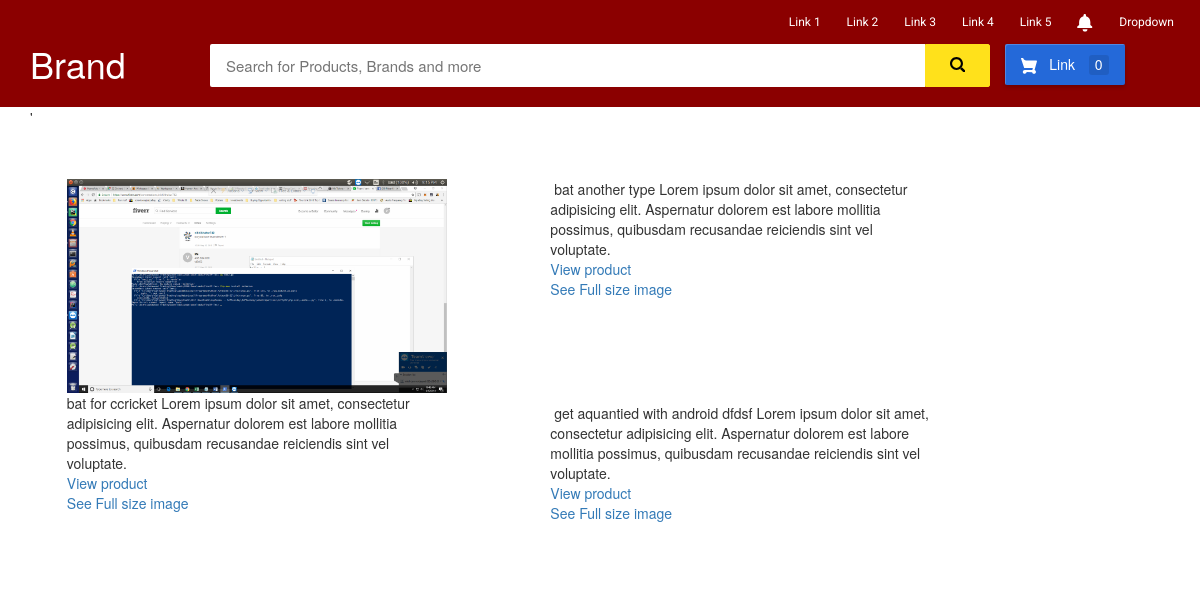
Before: /products/ with the older database file.
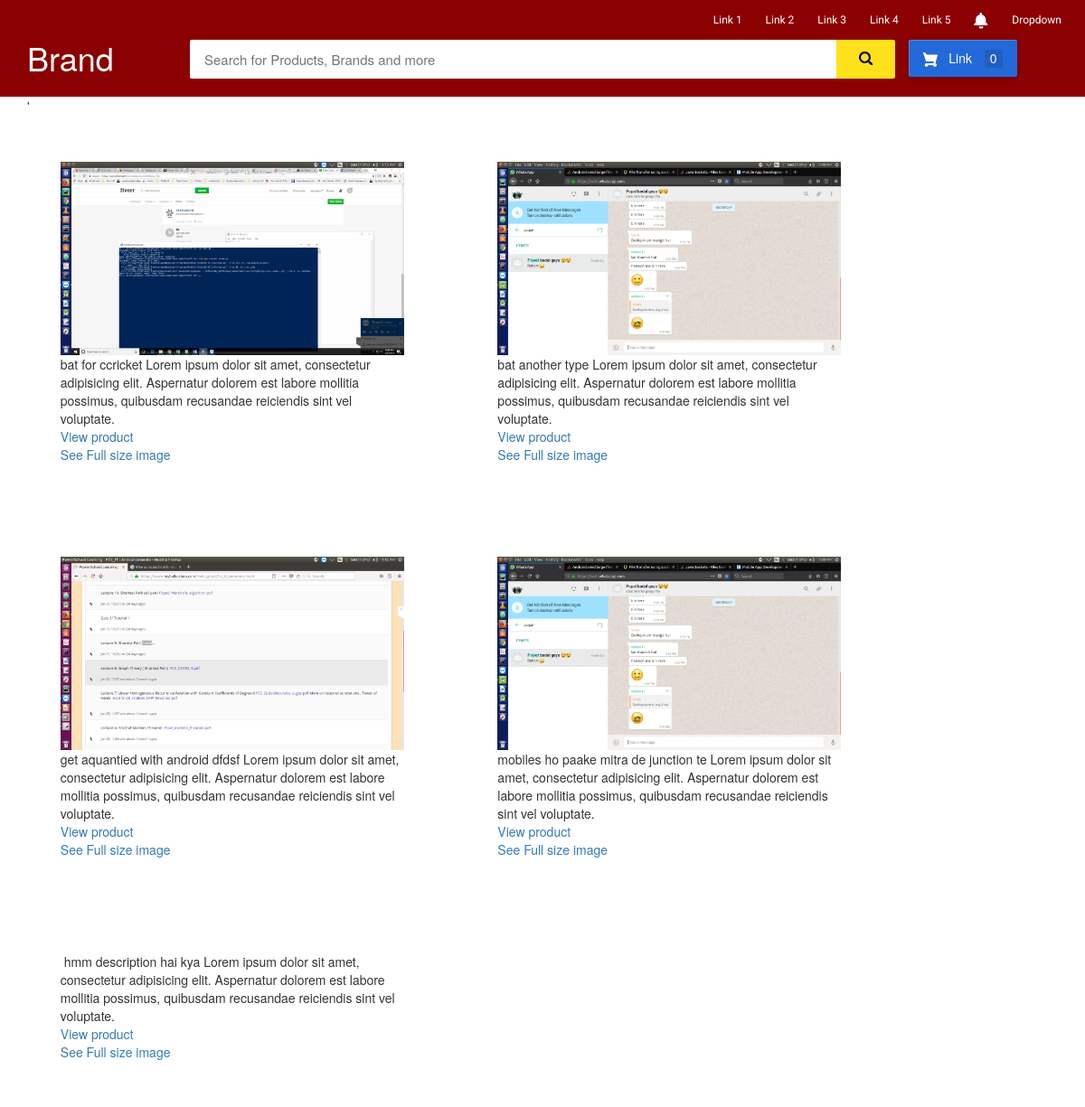
After: the same page with the newer database file.
### products/models.py (models this page shows)
class Product(models.Model):
    id=models.IntegerField(primary_key=True)
    slug=models.SlugField(blank=True,unique=True)
    title=models.CharField(max_length=120)
    description=models.TextField()
    price=models.DecimalField(max_digits=20,decimal_places=2)
    image=models.ImageField(upload_to=product_directory_path,blank=True,null=True,default="products/hmm.png")
    active=models.BooleanField(default=True)
    featured=models.BooleanField(default=False)
    tags = models.ManyToManyField(Tag, related_name="tagged")
    objects=ProductManager()
    def get_image_url(self):
        print("getting url")
        if self.image:
            return self.image.url
        else:
            return ""
    def __str__(self):
        return self.title

### products/views.py (the view)
class ProductListView(ListView):
    template_name = "products/product_list.html"
    queryset = Product.objects.all()
    context_object_name = "products_list"

### products/templates/products/product_list.html (shortened to what this page needs)
{% extends "base1.html" %}
{% block body %}
<div class="container">'
    <div class="row">
        {% for currproduct in products_list %}
        <div class="column col-lg-4 col-sm-12" style="margin: 4%">
            <img src="{{ currproduct.get_image_url }}" style="width: 100%" >
            {{ currproduct }}
            {{ currproduct.description }}
            Lorem ipsum dolor sit amet, consectetur adipisicing elit. Aspernatur dolorem est labore mollitia possimus, quibusdam recusandae reiciendis sint vel voluptate.
            <br/>
            <a href="{% url 'product:detail' currproduct.slug %}">View product</a>
            <br/>
            <a href="{{ currproduct.get_image_url }}">See Full size image</a>
        </div>
        {% endfor %}
    </div>
</div>
{% endblock %}

Changed rows visible on the page:
changed Product "another type": get_image_url: picture added
changed Product "get aquantied with android": get_image_url: picture added
added Product: get_image_url (picture), title "mobiles", description "ho paake mitra de junction te"
added Product: title "hmm", description "description hai kya"
